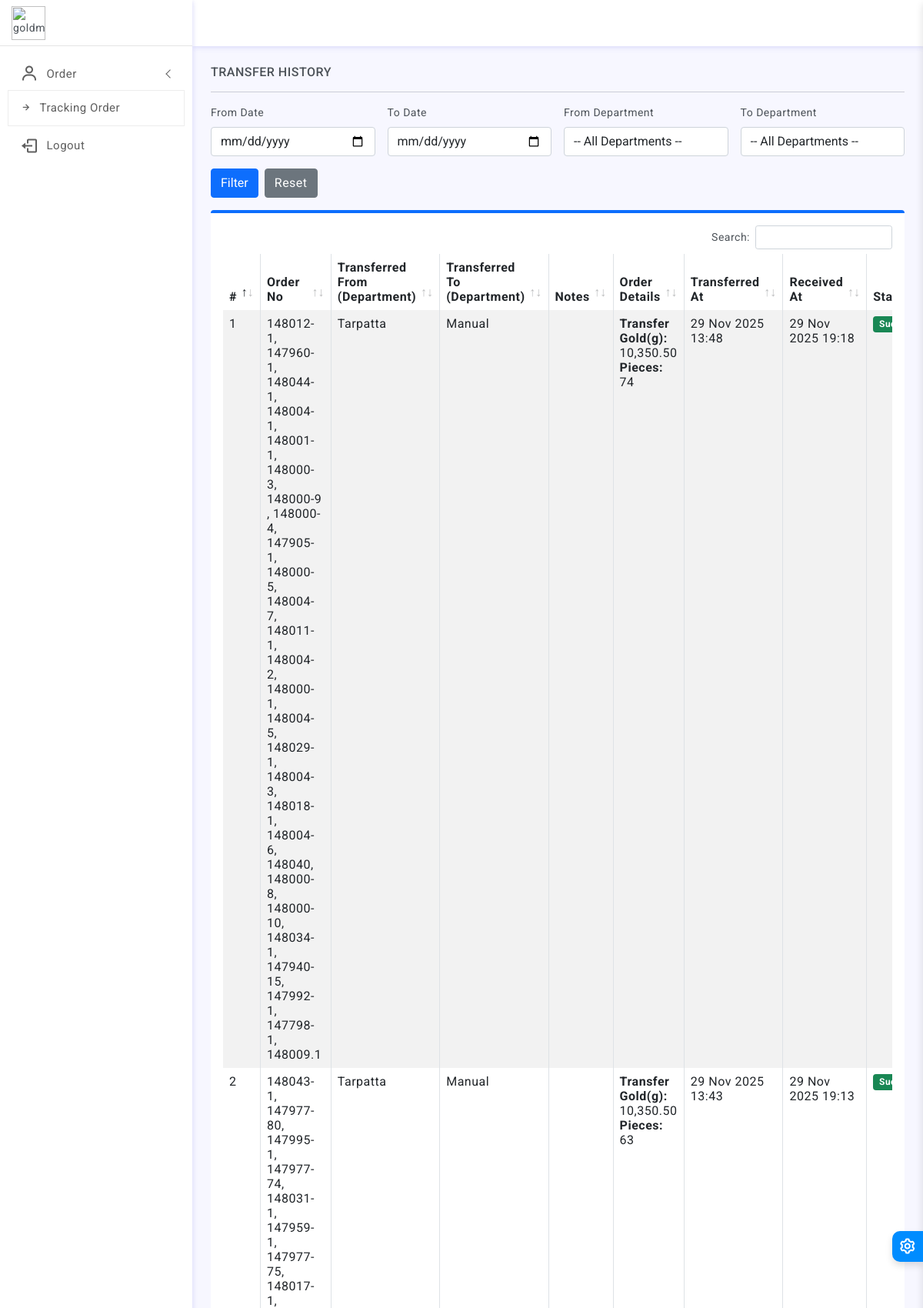
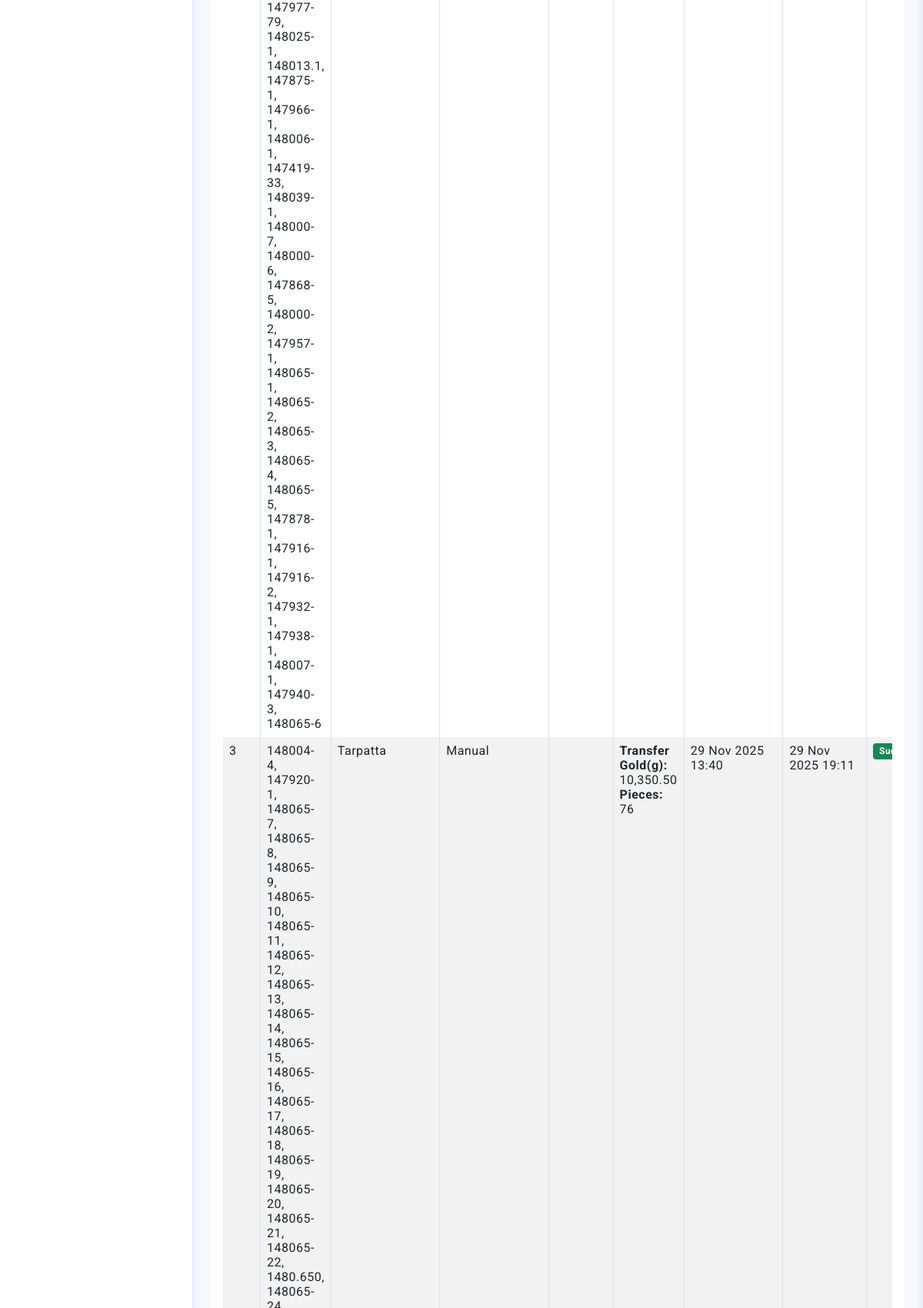
Page /order_tracking_admin/track.php (signed in, upper part) on the committed database (2 pictures, top to bottom).
### tables this page shows
CREATE TABLE `order_tracking` (
  `id` int(10) UNSIGNED NOT NULL,
  `order_id` varchar(100) NOT NULL,
  `to_dept` varchar(10) NOT NULL,
  `transferred_by` varchar(100) NOT NULL,
  `notes` text DEFAULT NULL,
  `transferred_at` timestamp NOT NULL DEFAULT current_timestamp(),
  `from_dept` varchar(100) NOT NULL DEFAULT '0',
  `status` varchar(100) NOT NULL DEFAULT '0' COMMENT '0->pending\r\n1->success\r\n2->failed',
  `success_at` varchar(100) DEFAULT NULL,
  `weight` varchar(100) NOT NULL DEFAULT '0',
  `date` varchar(100) NOT NULL DEFAULT '0',
  `gold_touch` decimal(10,2) DEFAULT 0.00,
  `t_stone_weight` varchar(50) NOT NULL DEFAULT '0'
);

CREATE TABLE `departments` (
  `id` int(11) NOT NULL,
  `name` varchar(100) NOT NULL,
  `role` varchar(100) NOT NULL DEFAULT '0,2,5' COMMENT '0->all order\r\n3->edit order\r\n4->delete order\r\n1->add Order\r\n2->transfer order\r\n5->Accept orders\r\n6->all Metal\r\n7->edit Metal\r\n8->delete Metal\r\n9->add Metal\r\n10->transfer Metal\r\n11->Accept Metal',
  `created_at` timestamp NOT NULL DEFAULT current_timestamp(),
  `admin` varchar(100) NOT NULL DEFAULT '0' COMMENT '0->not admin\r\n1->admin',
  `use_gold` varchar(100) NOT NULL DEFAULT '0',
  `loss` varchar(100) NOT NULL DEFAULT '0',
  `previous_gold` varchar(100) NOT NULL DEFAULT '0',
  `melting_value` varchar(100) NOT NULL DEFAULT '0'
);

### order_tracking_admin/track.php (the view, shortened to what this page needs)
<?php
include 'include/header.php';
$from_date = $to_date = $filter_from_dept = $filter_to_dept = "";
$where = "1";
$transfers = $link->query("
    SELECT
        ot.id,
        ot.order_id,
        ot.notes,
        ot.status,
        ot.transferred_at,
        ot.success_at,
        d_to.use_gold,
        d_to.name AS to_department_name,
        d_from.name AS from_department_name
    FROM order_tracking ot
    LEFT JOIN departments d_to ON ot.to_dept = d_to.id
    LEFT JOIN departments d_from ON ot.from_dept = d_from.id
    WHERE $where
    ORDER BY ot.transferred_at DESC
");
?>
<div class="page-wrapper">
    <div class="page-content">
        <div class="col-xl-12 mx-auto">
            <h6 class="mb-0 text-uppercase">Transfer History</h6>
            <hr/>
            <form method="POST" class="row g-3 mb-3">
                <div class="col-md-3">
                    <label class="form-label">From Date</label>
                    <input type="date" name="from_date" value="<?= $from_date ?>" class="form-control">
                </div>
                <div class="col-md-3">
                    <label class="form-label">To Date</label>
                    <input type="date" name="to_date" value="<?= $to_date ?>" class="form-control">
                </div>
                <div class="col-md-3">
                    <label class="form-label">From Department</label>
                    <select name="filter_from_dept" class="form-control">
                        <option value="">-- All Departments --</option>
                    </select>
                </div>
                <div class="col-md-3">
                    <label class="form-label">To Department</label>
                    <select name="filter_to_dept" class="form-control">
                        <option value="">-- All Departments --</option>
                    </select>
                </div>
                <div class="col-md-3 d-flex align-items-end">
                    <button type="submit" name="filter" class="btn btn-primary">Filter</button>
                    <a href="track.php" class="btn btn-secondary ms-2">Reset</a>
                </div>
            </form>
            <div class="card border-top border-0 border-4 border-primary">
                <div class="card-body">
                    <div class="table-responsive">
                        <table id="example2" class="table table-striped table-bordered" style="width:100%">
                            <thead>
                                <tr>
                                    <th>#</th>
                                    <th>Order No</th>
                                    <th>Transferred From (Department)</th>
                                    <th>Transferred To (Department)</th>
                                    <th>Notes</th>
                                    <th>Order Details</th>
                                    <th>Transferred At</th>
                                    <th>Received At</th>
                                    <th>Status</th>
                                </tr>
                            </thead>
                            <tbody>
                                <?php
                                if ($transfers && $transfers->num_rows > 0) {
                                    $sr = 1;
                                    while ($row = $transfers->fetch_assoc()) {
                                         $order_ids_str = $row['order_id'];
                                        $order_ids = array_filter(explode(',', $order_ids_str));
                                        $order_numbers = [];
                                        $total_pieces = 0;
                                         $ordert_status = $row['status'];
                                        if (!empty($order_ids)) {
                                            $ids_in = implode("','", array_map('intval', $order_ids));
                                            $sql46 = "SELECT order_number, status, gold_weight, description
                                                      FROM orders
                                                      WHERE id IN ('$ids_in')";
                                            $result46 = mysqli_query($link, $sql46);
                                            if ($result46 && $result46->num_rows > 0) {
                                                while ($row46 = $result46->fetch_assoc()) {
                                                    $order_numbers[] = htmlspecialchars($row46['order_number']);
                                                    $total_pieces += (int)$row46['description'];
                                                }
                                            }
                                        }
                                        ?>
                                        <tr>
                                            <td><?= $sr ?></td>
                                            <td><?= implode(", ", $order_numbers) ?></td>
                                            <td><?= $row['from_department_name'] ? htmlspecialchars($row['from_department_name']) : 'Not assigned' ?></td>
                                            <td><?= $row['to_department_name'] ? htmlspecialchars($row['to_department_name']) : 'Not assigned' ?></td>
                                            <td><?= htmlspecialchars($row['notes']) ?></td>
                                            <td>
                                                <div><b>Transfer Gold(g):</b> <?= number_format((float)$row['use_gold'], 2) ?></div>
                                                <div><b>Pieces:</b> <?= $total_pieces ?></div>
                                            </td>
                                            <td><?= date('d M Y H:i', strtotime($row['transferred_at'])) ?></td>
                                            <td>
                                                <?= $row['success_at'] ? date('d M Y H:i', strtotime($row['success_at'])) : "-" ?>
                                            </td>
                                            <td>
                                               <?php
                                                if ($ordert_status == '0') {
                                                    echo '<span class="badge bg-warning text-dark">Pending</span>';
                                                } elseif ($ordert_status == '1') {
                                                    echo '<span class="badge bg-success">Success</span>';
                                                } elseif ($ordert_status == '2') {
                                                    echo '<span class="badge bg-danger">Failed</span>';
                                                } else {
                                                    echo '<span class="badge bg-secondary">Unknown</span>';
                                                }
                                                ?>
                                            </td>
                                        </tr>
                                        <?php
                                        $sr++;
                                    }
                                } else { ?>
                                    <tr>
                                        <td colspan="9" class="text-center">No transfer history found.</td>
                                    </tr>
                                <?php } ?>
                            </tbody>
                        </table>
                    </div>
                </div>
            </div>
        </div>
    </div>
</div>
<?php include 'include/footer.php'; ?>

### order_tracking_admin/assets/css/app.css (style rules this page uses)
body { font-size: 14px; color: #4c5258; letter-spacing: .5px; background: #f7f7ff; overflow-x: hidden; font-family: Roboto, sans-serif }
a { text-decoration: none }
.page-wrapper { height: 100%; margin-top: 60px; margin-bottom: 30px; margin-left: 250px }
.page-content { padding: 1.5rem 1.5rem 0.7rem 1.5rem }
input::placeholder { color: #000!important; opacity: .3!important }

### rows in the picture
order_tracking: order_numbers "148012-1, 147960-1, 148044-1, 148004-1, 148001-1, 148000-3, 148000-9 , 148000-4, 147905-1, 148000-5, 148004-7, 148011-1, 148004-2, 148000-1, 148004-5, 148029-1, 148004-3, 148018-1, 148004-6, 148040, 148000-8, 148000-10, 148034-1, 147940-15, 147992-1, 147798-1, 148009.1", departments.name "Tarpatta", departments.name "Manual", departments.use_gold "10,350.50", total_pieces "74", transferred_at "29 Nov 2025 13:48", success_at "29 Nov 2025 19:18", status "Success"
order_tracking: order_numbers "148043-1, 147977-80, 147995-1, 147977-74, 148031-1, 147959-1, 147977-75, 148017-1, 147977-79, 148025-1, 148013.1, 147875-1, 147966-1, 148006-1, 147419-33, 148039-1, 148000-7, 148000-6, 147868-5, 148000-2, 147957-1, 148065-1, 148065-2, 148065-3, 148065-4, 148065-5, 147878-1, 147916-1, 147916-2, 147932-1, 147938-1, 148007-1, 147940-3, 148065-6", departments.name "Tarpatta", departments.name "Manual", departments.use_gold "10,350.50", total_pieces "63", transferred_at "29 Nov 2025 13:43", success_at "29 Nov 2025 19:13", status "Success"
order_tracking: departments.name "Tarpatta", departments.name "Manual", departments.use_gold "10,350.50", total_pieces "76", transferred_at "29 Nov 2025 13:40", success_at "29 Nov 2025 19:11", status "Success"
